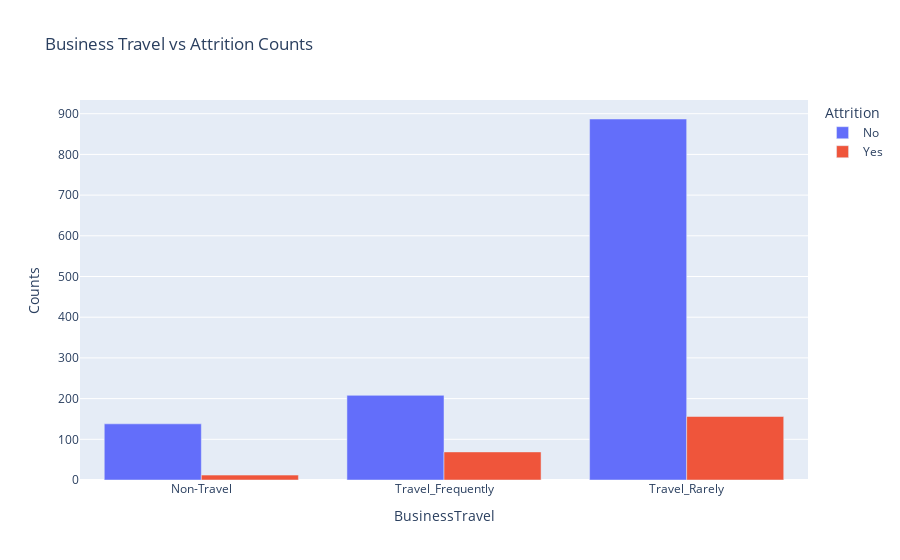

Source (notebook cell):
### Code cell
bt_rate = data.groupby(['BusinessTravel','Attrition']).size().reset_index(name='Counts')
fig4 = px.bar(bt_rate, x='BusinessTravel', y='Counts', color='Attrition', barmode='group',
              title='Business Travel vs Attrition Counts')
fig4.show()

### Figure 1 — Plotly figure (JSON) as saved in the notebook; plotly's stock layout.template omitted (floating-point values rounded to 4 significant figures)
{"data": [{"alignmentgroup": "True", "hovertemplate": "Attrition=No<br>BusinessTravel=%{x}<br>Counts=%{y}<extra></extra>", "legendgroup": "No", "marker": {"color": "#636efa", "pattern": {"shape": ""}}, "name": "No", "offsetgroup": "No", "orientation": "v", "showlegend": true, "textposition": "auto", "type": "bar", "x": ["Non-Travel", "Travel_Frequently", "Travel_Rarely"], "xaxis": "x", "y": [138, 208, 887], "yaxis": "y"}, {"alignmentgroup": "True", "hovertemplate": "Attrition=Yes<br>BusinessTravel=%{x}<br>Counts=%{y}<extra></extra>", "legendgroup": "Yes", "marker": {"color": "#EF553B", "pattern": {"shape": ""}}, "name": "Yes", "offsetgroup": "Yes", "orientation": "v", "showlegend": true, "textposition": "auto", "type": "bar", "x": ["Non-Travel", "Travel_Frequently", "Travel_Rarely"], "xaxis": "x", "y": [12, 69, 156], "yaxis": "y"}], "layout": {"barmode": "group", "legend": {"title": {"text": "Attrition"}, "tracegroupgap": 0}, "title": {"text": "Business Travel vs Attrition Counts"}, "xaxis": {"anchor": "y", "domain": [0, 1], "title": {"text": "BusinessTravel"}}, "yaxis": {"anchor": "x", "domain": [0, 1], "title": {"text": "Counts"}}}}
